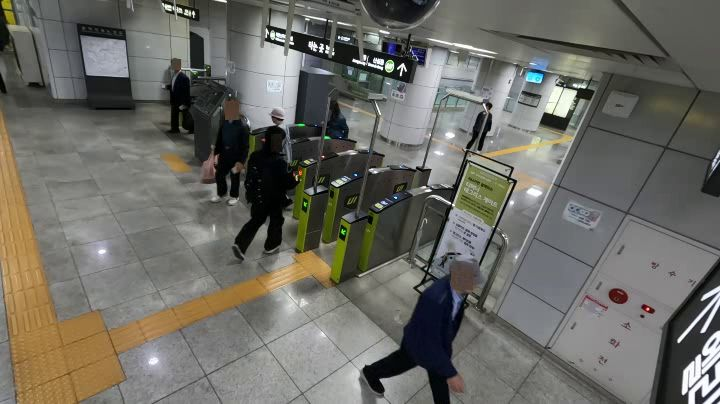
#> input picture 영상데이터/samples/sample_mid.jpg, 720 x 404 px, given in place of GX010193_blurred.MP4, which was not available
$ python find_tactile.py
#> lines starting #> are read from the running program, lines starting #| are printed output that depends on the picture; after the words box and inside, x2 and y2 are one past the last pixel; in counts of white or black regions, pixels touching at a corner belong together; pictures that were not available may be replaced by others from this repository, and a replacement may not be noted
"""
영상 첫 프레임에서 노란 점자블록 영역을 자동 추출.
점자블록 한 변 30cm 가정 → 호모그래피 4점 매핑.
"""
import os, cv2, numpy as np
import matplotlib
matplotlib.use("Agg")
import matplotlib.pyplot as plt
matplotlib.rcParams["font.family"] = "Malgun Gothic"
matplotlib.rcParams["axes.unicode_minus"] = False

VIDEO = r"C:\Users\aaron\tagless\개찰구 촬영 영상\1\GX010193_blurred.MP4"
OUT_DIR = r"C:\Users\aaron\tagless\영상데이터"

# 여러 프레임에서 노란 마스크를 누적해 robust하게 잡기
cap = cv2.VideoCapture(VIDEO)
n_total = int(cap.get(cv2.CAP_PROP_FRAME_COUNT))

mask_accum = None
frames_used = 0
for idx in [30, n_total//4, n_total//2, 3*n_total//4, n_total-100]:
    cap.set(cv2.CAP_PROP_POS_FRAMES, idx)
    ok, frame = cap.read()
    if not ok:
        continue
    hsv = cv2.cvtColor(frame, cv2.COLOR_BGR2HSV)
    # 진한 노란색만 (점자블록 자체. 게이트 단말기/표시등 제외)
    m = cv2.inRange(hsv, (18, 140, 110), (32, 255, 255))
    if mask_accum is None:
        mask_accum = m.astype(np.int32)
    else:
        mask_accum += m.astype(np.int32)
    frames_used += 1
#> this loop made 5 passes
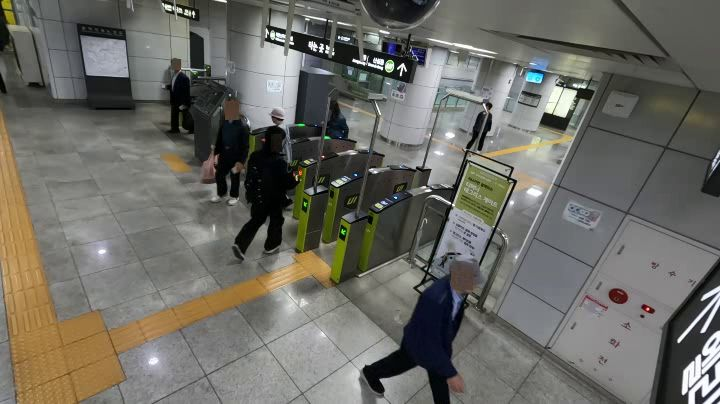
#> input picture 영상데이터/samples/sample_mid.jpg, 720 x 404 px, given in place of GX010193_blurred.MP4, which was not available
#> pass 1, `m = cv2.inRange(hsv, (18, 140, 110), (32, 255, 255))`:
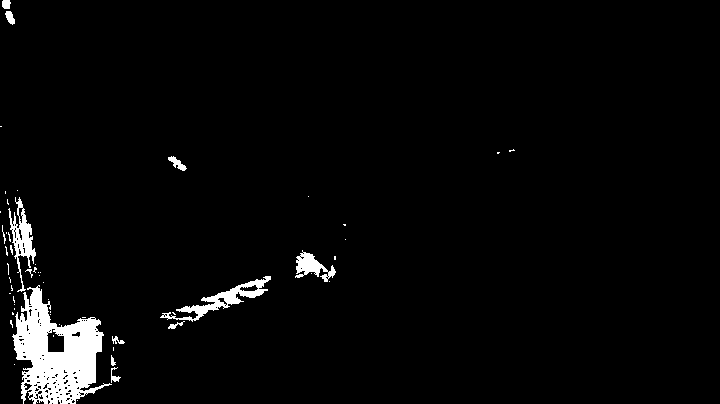
#> m: shape (404, 720); 3.2% white; 55 white regions (42 under 20 px), largest, box (x1, y1, x2, y2) and area: (12, 285, 112, 404) 6154, (160, 276, 271, 322) 1119, (8, 197, 36, 292) 856
#> pass 2, `mask_accum += m.astype(np.int32)`:
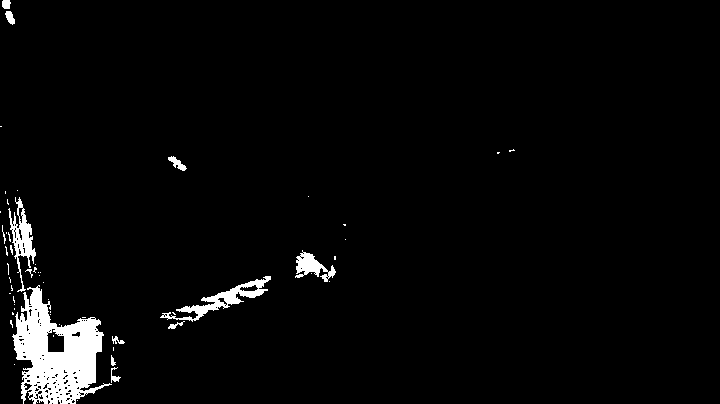
#> mask_accum: shape (404, 720) int32; values 0 (black) and 510 (white), 3.2% white; 55 white regions (42 under 20 px), largest, box (x1, y1, x2, y2) and area: (12, 285, 112, 404) 6154, (160, 276, 271, 322) 1119, (8, 197, 36, 292) 856
#> frame is the input picture: shape (404, 720, 3); mean B, G, R 100, 106.9, 108
#> after the loop:
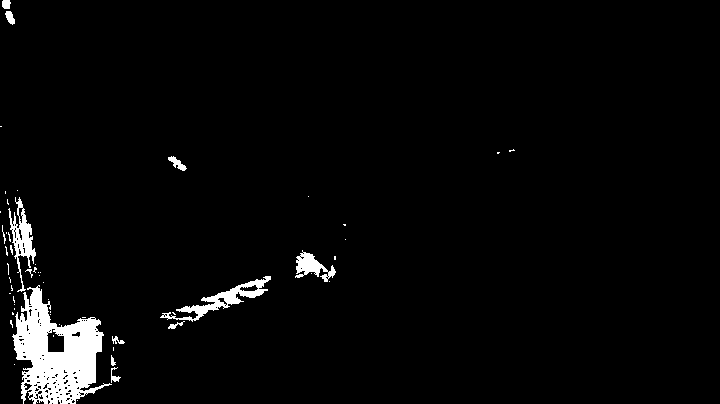
#> mask_accum: shape (404, 720) int32; values 0 (black) and 1275 (white), 3.2% white; 55 white regions (42 under 20 px), largest, box (x1, y1, x2, y2) and area: (12, 285, 112, 404) 6154, (160, 276, 271, 322) 1119, (8, 197, 36, 292) 856
#> after the loop, frames_used = 5
cap.release()
mask_accum = (mask_accum >= (frames_used * 255 // 2)).astype(np.uint8) * 255

# 화면 아래쪽 (점자블록만)
H, W = mask_accum.shape
#> H = 404; W = 720
roi = np.zeros_like(mask_accum)
roi[230:, :] = 255   # 게이트 단말기 위쪽 제외
mask_accum = cv2.bitwise_and(mask_accum, roi)
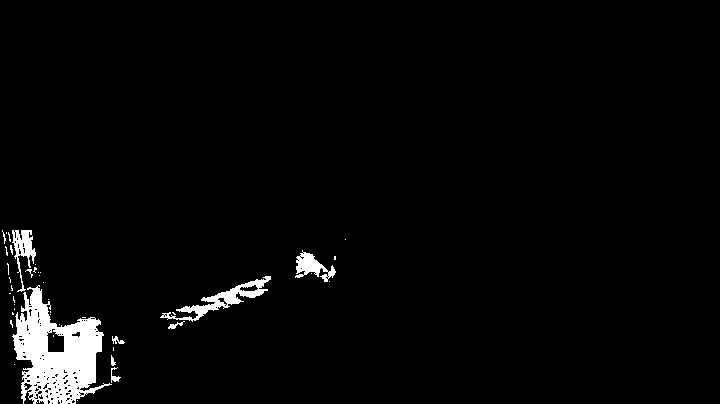
#> mask_accum: shape (404, 720); 3% white; 43 white regions (33 under 20 px), largest, box (x1, y1, x2, y2) and area: (12, 285, 112, 404) 6154, (160, 276, 271, 322) 1119, (295, 250, 336, 282) 560

# morphology
kernel3 = cv2.getStructuringElement(cv2.MORPH_RECT, (3,3))
kernel5 = cv2.getStructuringElement(cv2.MORPH_RECT, (5,5))
mask = cv2.morphologyEx(mask_accum, cv2.MORPH_CLOSE, kernel5, iterations=2)
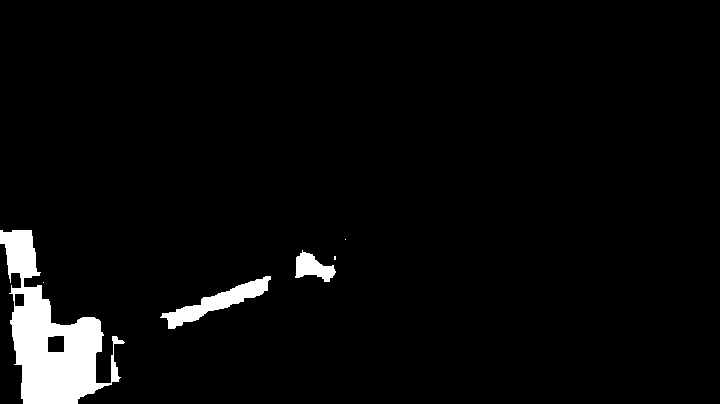
#> mask: shape (404, 720); 3.9% white; 6 white regions (3 under 20 px), largest, box (x1, y1, x2, y2) and area: (0, 230, 125, 404) 9088, (160, 276, 271, 329) 1667, (295, 250, 336, 282) 703
mask = cv2.morphologyEx(mask, cv2.MORPH_OPEN, kernel3, iterations=1)
#> mask: shape (404, 720); 3.9% white; 5 white regions

# 연결 구성
contours, _ = cv2.findContours(mask, cv2.RETR_EXTERNAL, cv2.CHAIN_APPROX_SIMPLE)
#> contours = 5 contours; box (x1, y1, x2, y2) and area: (0, 230, 109, 404) 8740, (162, 276, 271, 329) 1533, (296, 252, 335, 282) 636, (111, 355, 119, 382) 124, (112, 336, 124, 344) 50
contours = sorted(contours, key=cv2.contourArea, reverse=True)
print(f"contours found: {len(contours)}")
#| contours found: 5
for i, c in enumerate(contours[:5]):
    print(f"  #{i} area={cv2.contourArea(c):.0f}")

# 첫 프레임 가져와서 시각화
cap = cv2.VideoCapture(VIDEO)
cap.set(cv2.CAP_PROP_POS_FRAMES, 30)
ok, base = cap.read()
cap.release()

fig, axes = plt.subplots(1, 2, figsize=(10, 4), dpi=100)
axes[0].imshow(cv2.cvtColor(base, cv2.COLOR_BGR2RGB))
axes[0].imshow(mask, alpha=0.4, cmap="autumn")
axes[0].set_title("노란색 마스크 (점자블록)")

axes[1].imshow(cv2.cvtColor(base, cv2.COLOR_BGR2RGB))
for i, c in enumerate(contours[:5]):
    rect = cv2.minAreaRect(c)
    box = cv2.boxPoints(rect)
    axes[1].plot(np.append(box[:,0], box[0,0]),
                 np.append(box[:,1], box[0,1]),
                 lw=1.5, label=f"#{i} area={cv2.contourArea(c):.0f}")
#> this loop made 5 passes
#> (rect, box) on passes 1, 4, 5: (((54.38, 314.5), (90.17, 181.2), -7.13), [[20.88, 410], [-1.6, 230.2], [87.88, 219], [110.4, 398.8]]), (((114.5, 368), (26, 7), -90), [[118, 381], [111, 381], [111, 355], [118, 355]]), (((117.5, 339.5), (7, 11), -90), [[123, 343], [112, 343], [112, 336], [123, 336]])
#> rect on passes 2 to 3: ((217.8, 301.2), (115.5, 18.68), -21.32), ((314.9, 266.5), (26.02, 40.02), -81.87)
axes[1].legend(fontsize=7)
axes[1].set_title("minAreaRect (큰 영역 5개)")
fig.tight_layout()
fig.savefig(os.path.join(OUT_DIR, "tactile_mask.png"))
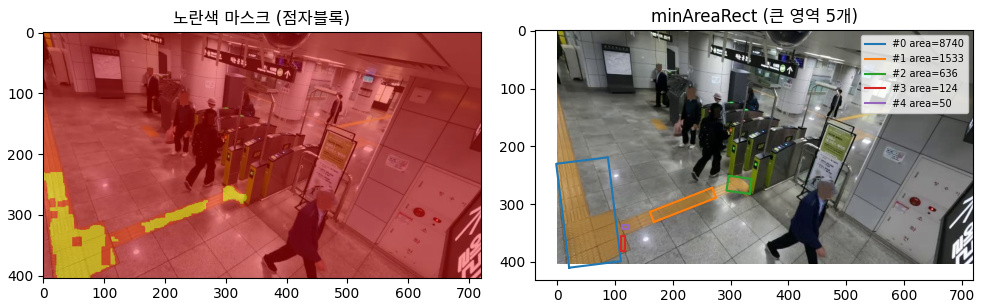
#> figure drawn by matplotlib, 2 panels
print("saved:", os.path.join(OUT_DIR, "tactile_mask.png"))

# 가장 큰 컨투어의 minAreaRect 정보 저장
if contours:
    rect = cv2.minAreaRect(contours[0])
#> rect = ((54.38, 314.5), (90.17, 181.2), -7.13)
    box = cv2.boxPoints(rect)
#> box = [[20.88, 410], [-1.6, 230.2], [87.88, 219], [110.4, 398.8]]
    print("\nLargest yellow region (top contour):")
    print(f"  center : ({rect[0][0]:.1f}, {rect[0][1]:.1f})")
#|   center : (54.4, 314.5)
    print(f"  size   : {rect[1][0]:.1f} x {rect[1][1]:.1f} px")
#|   size   : 90.2 x 181.2 px
    print(f"  angle  : {rect[2]:.1f} deg")
#|   angle  : -7.1 deg
    print(f"  corners (px):")
    for p in box:
        print(f"    ({p[0]:.1f}, {p[1]:.1f})")
#> this loop made 4 passes
#|     (20.9, 410.0)
#|     (-1.6, 230.2)
#|     (87.9, 219.0)
#|     (110.4, 398.8)
    np.save(os.path.join(OUT_DIR, "tactile_box.npy"), box)
    np.save(os.path.join(OUT_DIR, "tactile_rect.npy"),
            np.array([rect[0][0], rect[0][1], rect[1][0], rect[1][1], rect[2]]))

$ run again, on 영상데이터/samples/sample_q1.jpg
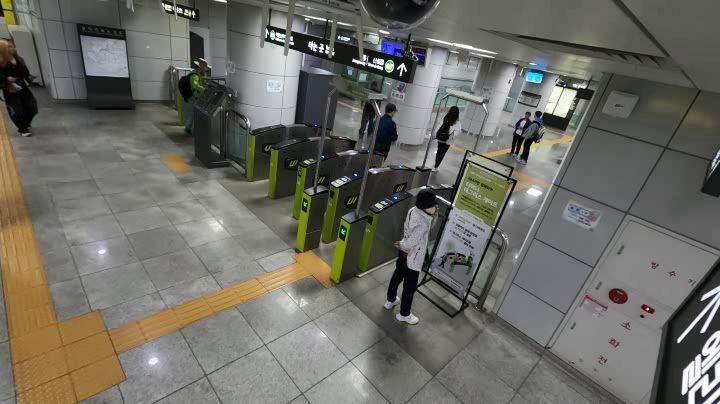
#> input picture 영상데이터/samples/sample_q1.jpg, 720 x 404 px, given in place of GX010193_blurred.MP4, which was not available
#> the loop `for idx in [30, n_total//4, n_total//2, 3*n_total//4, n_total-100]:` made 5 passes
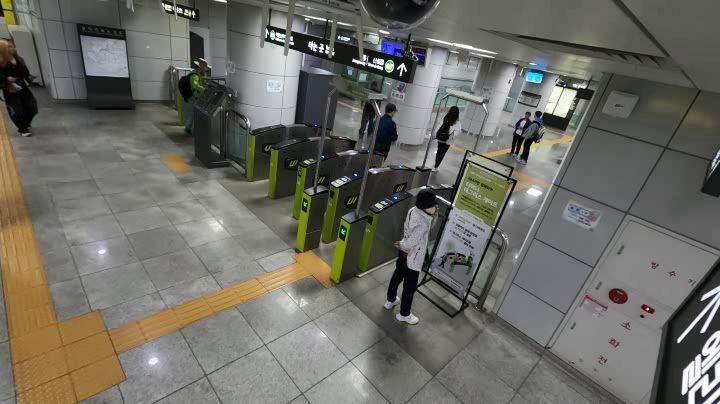
#> input picture 영상데이터/samples/sample_q1.jpg, 720 x 404 px, given in place of GX010193_blurred.MP4, which was not available
#> frame is the input picture: shape (404, 720, 3); mean B, G, R 100.2, 107.9, 108.8
#> after the loop `for idx in [30, n_total//4, n_total//2, 3*n_total//4, n_total-100]:`:
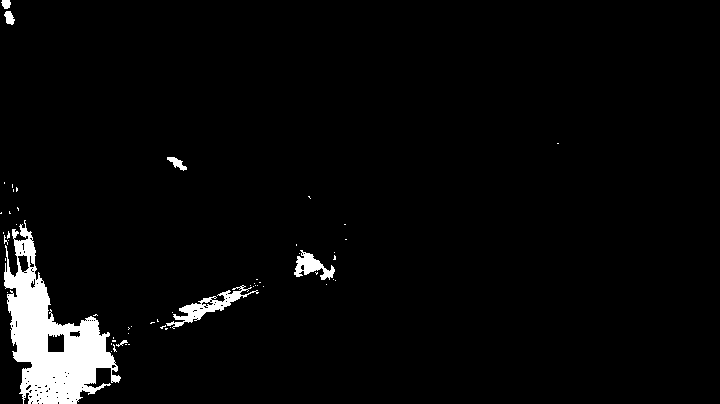
#> mask_accum: shape (404, 720) int32; values 0 (black) and 1275 (white), 3.7% white; 58 white regions (51 under 20 px), largest, box (x1, y1, x2, y2) and area: (4, 220, 121, 404) 8917, (166, 285, 259, 329) 931, (294, 250, 335, 280) 542
#> after the loop `for idx in [30, n_total//4, n_total//2, 3*n_total//4, n_total-100]:`: frames_used = 5
#> contours = 3 contours; box (x1, y1, x2, y2) and area: (0, 230, 128, 404) 10428, (160, 282, 261, 329) 1258, (294, 250, 335, 281) 662
#| contours found: 3
#> the loop `for i, c in enumerate(contours[:5]):` made 3 passes
#|   #0 area=10428
#|   #1 area=1258
#|   #2 area=662
#> the loop `for i, c in enumerate(contours[:5]):` made 3 passes
#> rect on passes 1 to 2: ((63.6, 313.1), (115.2, 182.1), -10.23), ((210.1, 304.8), (109.6, 17.92), -22.25)
#> `fig.savefig(os.path.join(OUT_DIR, "tactile_mask.png"))`:
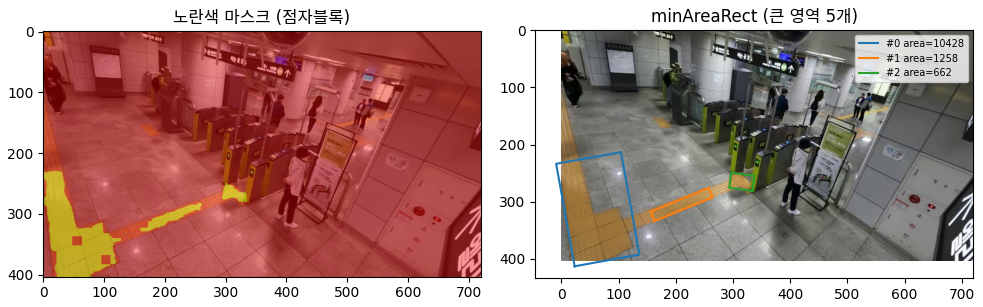
#> figure drawn by matplotlib, 2 panels
#> `rect = cv2.minAreaRect(contours[0])`: rect = ((63.6, 313.1), (115.2, 182.1), -10.23)
#> `box = cv2.boxPoints(rect)`: box = [[23.1, 412.9], [-9.27, 233.7], [104.1, 213.2], [136.5, 392.4]]
#|   center : (63.6, 313.1)
#|   size   : 115.2 x 182.1 px
#|   angle  : -10.2 deg
#> the loop `for p in box:` made 4 passes
#> (printed output is left out)
